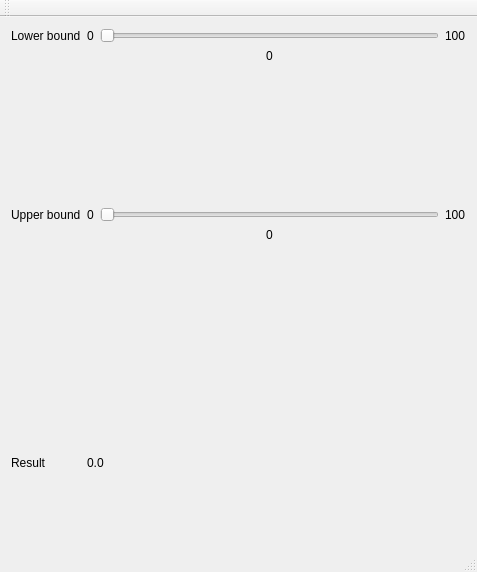
<?xml version="1.0" encoding="UTF-8"?>
<ui version="4.0">
 <class>gui::MainWindow</class>
 <widget class="QMainWindow" name="gui::MainWindow">
  <property name="geometry">
   <rect>
    <x>0</x>
    <y>0</y>
    <width>477</width>
    <height>572</height>
   </rect>
  </property>
  <property name="windowTitle">
   <string>MainWindow</string>
  </property>
  <widget class="QWidget" name="centralWidget">
   <layout class="QGridLayout" name="gridLayout">
    <item row="4" column="1" colspan="3">
     <widget class="QLabel" name="resultValueLabel">
      <property name="text">
       <string>0.0</string>
      </property>
     </widget>
    </item>
    <item row="2" column="3">
     <widget class="QLabel" name="upperBoundMaxVal">
      <property name="text">
       <string>100</string>
      </property>
     </widget>
    </item>
    <item row="2" column="2">
     <widget class="QSlider" name="upperBoundSlider">
      <property name="orientation">
       <enum>Qt::Horizontal</enum>
      </property>
     </widget>
    </item>
    <item row="2" column="1">
     <widget class="QLabel" name="upperBoundMinVal">
      <property name="text">
       <string>0</string>
      </property>
     </widget>
    </item>
    <item row="0" column="1">
     <widget class="QLabel" name="lowerBoundMinVal">
      <property name="text">
       <string>0</string>
      </property>
     </widget>
    </item>
    <item row="0" column="0">
     <widget class="QLabel" name="lowerBoundLabel">
      <property name="text">
       <string>Lower bound</string>
      </property>
     </widget>
    </item>
    <item row="1" column="2" alignment="Qt::AlignHCenter|Qt::AlignTop">
     <widget class="QLabel" name="lowerBoundCurVal">
      <property name="text">
       <string>0</string>
      </property>
      <property name="alignment">
       <set>Qt::AlignLeading|Qt::AlignLeft|Qt::AlignTop</set>
      </property>
     </widget>
    </item>
    <item row="0" column="3">
     <widget class="QLabel" name="lowerBoundMaxVal">
      <property name="text">
       <string>100</string>
      </property>
     </widget>
    </item>
    <item row="2" column="0">
     <widget class="QLabel" name="upperBoundLabel">
      <property name="text">
       <string>Upper bound</string>
      </property>
     </widget>
    </item>
    <item row="0" column="2">
     <widget class="QSlider" name="lowerBoundSlider">
      <property name="orientation">
       <enum>Qt::Horizontal</enum>
      </property>
     </widget>
    </item>
    <item row="4" column="0">
     <widget class="QLabel" name="resultLabel">
      <property name="text">
       <string>Result</string>
      </property>
     </widget>
    </item>
    <item row="3" column="2" alignment="Qt::AlignHCenter|Qt::AlignTop">
     <widget class="QLabel" name="upperBoundCurVal">
      <property name="text">
       <string>0</string>
      </property>
     </widget>
    </item>
   </layout>
  </widget>
  <widget class="QMenuBar" name="menuBar">
   <property name="geometry">
    <rect>
     <x>0</x>
     <y>0</y>
     <width>477</width>
     <height>20</height>
    </rect>
   </property>
  </widget>
  <widget class="QToolBar" name="mainToolBar">
   <attribute name="toolBarArea">
    <enum>TopToolBarArea</enum>
   </attribute>
   <attribute name="toolBarBreak">
    <bool>false</bool>
   </attribute>
  </widget>
  <widget class="QStatusBar" name="statusBar"/>
 </widget>
 <layoutdefault spacing="6" margin="11"/>
 <resources/>
 <connections/>
</ui>
